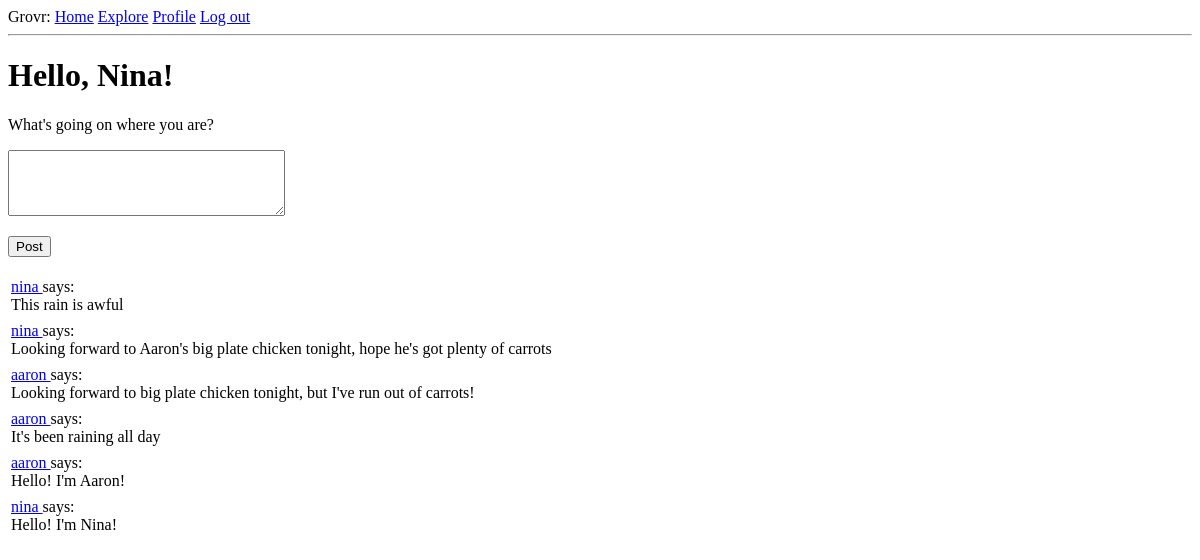
The page /index (signed in) on the database as committed earlier.
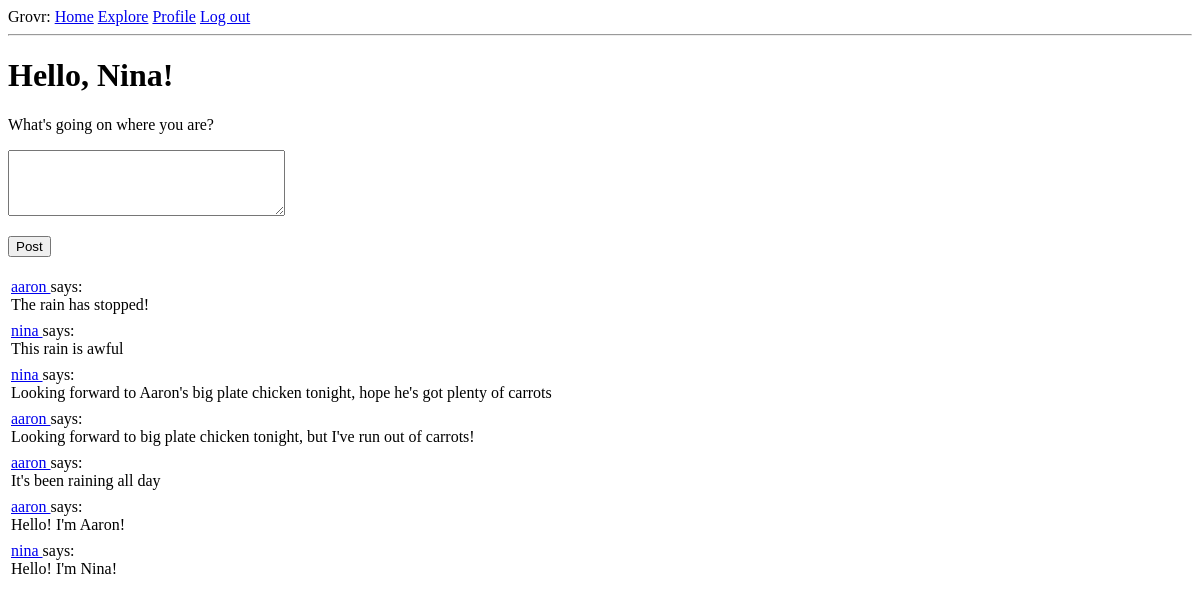
The same page on the database as committed later.
### app/models.py (models this page shows, shortened)
class User(UserMixin, db.Model):
    id = db.Column(db.Integer, primary_key=True)
    username = db.Column(db.String(64), index=True, unique=True)
    email = db.Column(db.String(128), index=True, unique=True)
    password_hash = db.Column(db.String(128))
    posts = db.relationship('Post', backref='author', lazy='dynamic')
    about_me = db.Column(db.String(140))
    last_seen = db.Column(db.DateTime, default=dt.utcnow)
    followed = db.relationship(
        'User', secondary = followers,
        primaryjoin = (followers.c.follower_id == id),
        secondaryjoin = (followers.c.followed_id == id),
        backref = db.backref('followers', lazy='dynamic'),
        lazy = 'dynamic'
    )
    def home_feed_posts(self):
        followed_posts = Post.query.join(
            followers, (followers.c.followed_id == Post.user_id)).filter(
                followers.c.follower_id == self.id)
        own_posts = Post.query.filter_by(user_id = self.id)
        return followed_posts.union(own_posts).order_by(Post.timestamp.desc())

class Post(db.Model):
    id = db.Column(db.Integer, primary_key=True)
    body = db.Column(db.String(140))
    timestamp = db.Column(db.DateTime, index=True, default=dt.utcnow)
    user_id = db.Column(db.Integer, db.ForeignKey('user.id'))

### app/routes.py (the view)
@app.route('/', methods=['GET', 'POST'])
@app.route('/index', methods=['GET', 'POST'])
@login_required
def index():
    form = PostForm()
    if form.validate_on_submit():
        post = Post(body=form.post.data, author=current_user)
        db.session.add(post)
        db.session.commit()
        flash('Posted!')
        return redirect(url_for('index'))
    page = request.args.get('page', 1, type=int)
    posts = current_user.home_feed_posts().paginate(
        page, app.config['POSTS_PER_PAGE'], False)
    next_url = url_for('index', page=posts.next_num) \
        if posts.has_next else None
    prev_url = url_for('index', page=posts.prev_num) \
        if posts.has_prev else None
    return render_template('index.html', title='Home - Grovr', form=form, posts=posts.items)

### app/forms.py
class PostForm(FlaskForm):
    post = TextAreaField("What's going on where you are?", validators=[
        DataRequired(), Length(min=1, max=140)])
    submit = SubmitField('Post')

### app/models.py (called while the page is built)
@login.user_loader
def load_user(id):
    return User.query.get(int(id))

### app/routes.py (called while the page is built)
@app.before_request
def before_request():
    if current_user.is_authenticated:
        current_user.last_seen = dt.utcnow()
        db.session.commit()

### app/templates/index.html (shortened to what this page needs)
{% extends 'base.html' %}
{% block content %}
    <h1>Hello, {{ current_user.username|capitalize }}!</h1>
    {% if form %}
    <form action="" method="post">
        <p>
            <p>{{ form.post.label }}</p>
            <p>{{ form.post(cols=32, rows=4) }}</p>
        </p>
        <p>{{ form.submit() }}</p>
    </form>
    {% endif %}
    {% for post in posts %}
        {% include "_post.html" %}
    {% endfor %}
</body>
{% endblock %}

### app/templates/base.html (shortened to what this page needs)
<!DOCTYPE html>
<html lang="en">
<head>
</head>
<body>
    <div>Grovr:
        <a href="{{ url_for('index') }}">Home</a>
        <a href="{{ url_for('explore') }}">Explore</a>
        {% if current_user.is_anonymous %}
        <a href="{{ url_for('login') }}">Log in</a>
        {% else %}
        <a href="{{ url_for('user', username=current_user.username) }}">Profile</a>
        <a href="{{ url_for('logout') }}">Log out</a>
        {% endif %}
    </div>
    <hr>
    {% block content %}
    {% endblock %}
</body>
</html>

### app/templates/_post.html (shortened to what this page needs)
<table>
        <td>
            <a href="{{ url_for('user', username=post.author.username) }}">
                {{ post.author.username }}
            </a>
            says:<br>{{ post.body }}
        </td>
</table>

Rows that differ between the two databases and show on the page:
added Post: author.username "aaron", body "The rain has stopped!"
